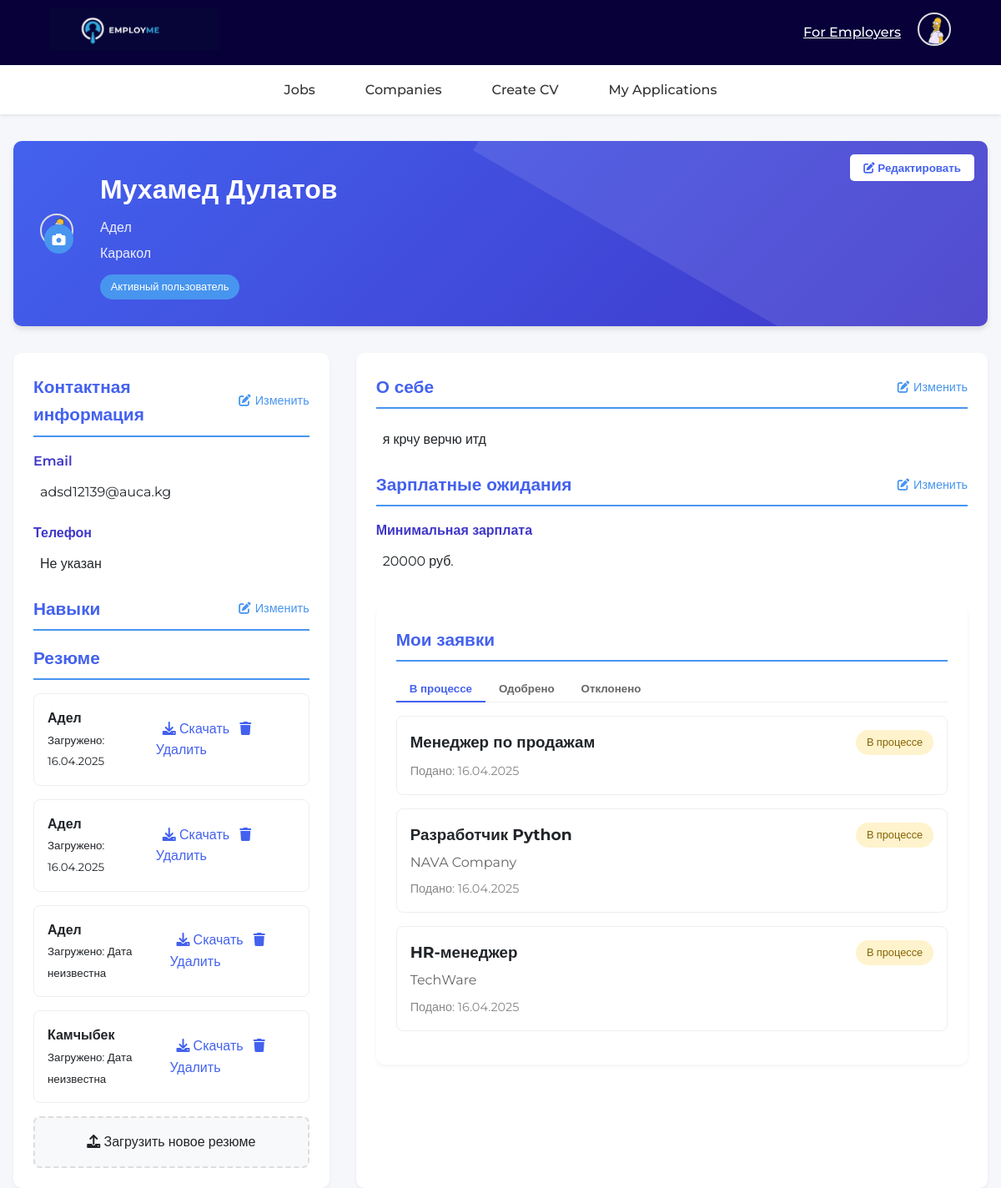
Screenshot of /profile (signed in) with the database file from the repository.
### app.py (models this page shows, shortened)
class User(UserMixin, db.Model):
    __tablename__ = 'users'
    id = db.Column(db.Integer, primary_key=True)
    first_name = db.Column(db.String(100))
    last_name = db.Column(db.String(100))
    email = db.Column(db.String(120))
    phone_code = db.Column(db.String(10))
    phone_number = db.Column(db.String(20))
    city = db.Column(db.String(100))
    min_salary = db.Column(db.Integer)
    currency = db.Column(db.String(10), default='руб.')
    payment_period = db.Column(db.String(50))
    desired_offer_title = db.Column(db.String(100))
    username = db.Column(db.String(80), unique=True)
    password = db.Column(db.String(256), nullable=False)
    reset_token = db.Column(db.String(100))
    avatar = db.Column(db.String(200))
    about = db.Column(db.Text)
    skills = db.Column(db.String(500))
    created_at = db.Column(db.DateTime, default=datetime.utcnow)
    resumes = db.relationship('Resume', back_populates='user', lazy=True)
    applications = db.relationship('Application', back_populates='applicant', lazy=True)
    job_offers = db.relationship('JobOffer', back_populates='author', lazy=True)
    posted_jobs = db.relationship('JobOffer', back_populates='user', lazy='dynamic')

class Resume(db.Model):
    __tablename__ = 'resumes'
    id = db.Column(db.Integer, primary_key=True)
    name = db.Column(db.String(100), nullable=False)
    last_name = db.Column(db.String(100), nullable=False)
    email = db.Column(db.String(120))
    phone_number = db.Column(db.String(20))
    resume_path = db.Column(db.String(200))
    portfolio_path = db.Column(db.String(200))
    cover_letter = db.Column(db.Text)
    created_at = db.Column(db.DateTime, default=datetime.utcnow, nullable=True)
    user_id = db.Column(db.Integer, db.ForeignKey('users.id'), nullable=False)
    user = db.relationship('User', back_populates='resumes')
    applications = db.relationship('Application', back_populates='resume', lazy=True)

class Application(db.Model):
    __tablename__ = 'applications'
    id = db.Column(db.Integer, primary_key=True)
    status = db.Column(db.String(20), default='under_review')
    message = db.Column(db.Text)
    created_at = db.Column(db.DateTime, default=datetime.utcnow)
    updated_at = db.Column(db.DateTime, onupdate=datetime.utcnow)
    user_id = db.Column(db.Integer, db.ForeignKey('users.id'), nullable=False)
    resume_id = db.Column(db.Integer, db.ForeignKey('resumes.id'), nullable=False)
    job_offer_id = db.Column(db.Integer, db.ForeignKey('job_offers.id'), nullable=False)
    applicant = db.relationship('User', back_populates='applications')
    resume = db.relationship('Resume', back_populates='applications')
    job_offer = db.relationship('JobOffer', back_populates='applications')  # This is correct

class JobOffer(db.Model):
    __tablename__ = 'job_offers'
    id = db.Column(db.Integer, primary_key=True)
    job_title = db.Column(db.String(100), nullable=False)
    location = db.Column(db.String(100), nullable=False)
    category = db.Column(db.String(100), nullable=False)
    job_type = db.Column(db.String(50), nullable=False)
    describe_position = db.Column(db.Text)
    unique_journey = db.Column(db.Text)
    employee_expectations = db.Column(db.Text)
    employee_contribution = db.Column(db.Text)
    team_description = db.Column(db.Text)
    interview_process = db.Column(db.Text)
    salary_range = db.Column(db.String(100))
    benefits = db.Column(db.Text)
    payment_frequency = db.Column(db.String(50))
    user_id = db.Column(db.Integer, db.ForeignKey('users.id'))  # внешний ключ
    user = db.relationship('User', back_populates='posted_jobs')  # это и есть нужное свойство
    company_id = db.Column(db.Integer, db.ForeignKey('companies.id'), nullable=False)
    company = db.relationship('Company', back_populates='job_offers')
    author = db.relationship('User', back_populates='job_offers')  # Changed from 'posted_jobs'
    applications = db.relationship('Application', back_populates='job_offer', lazy=True)

class Company(db.Model):
    __tablename__ = 'companies'
    id = db.Column(db.Integer, primary_key=True)
    name = db.Column(db.String(100), nullable=False)
    website = db.Column(db.String(200))
    about = db.Column(db.Text)
    photo = db.Column(db.String(200))
    size = db.Column(db.Integer)
    contact_info = db.Column(db.Text, nullable=False)
    document = db.Column(db.String(200))
    created_at = db.Column(db.DateTime, default=datetime.utcnow)
    username = db.Column(db.String(80), unique=True, nullable=False)
    password = db.Column(db.String(256), nullable=False)
    job_offers = db.relationship('JobOffer', back_populates='company', lazy=True)
    employees = db.relationship('CompanyEmployee', back_populates='company', lazy=True)

### app.py (the view)
@app.route('/profile')
@login_required
def profile():
    return render_template('profile.html')

### templates/profile.html (shortened to what this page needs)
    <!DOCTYPE html>
    <html lang="ru">
    <head>
        <link rel="stylesheet" href="https://cdnjs.cloudflare.com/ajax/libs/font-awesome/6.0.0-beta3/css/all.min.css">
    </head>
    <body>
        {% include "_header.html" %}
        <div class="profile-container">
            <div class="profile-header">
                <div class="avatar-container">
                    <label class="avatar-upload" title="Изменить аватар">
                        <i class="fas fa-camera"></i>
                    </label>
                </div>
                <div class="profile-info">
                    <h1 id="user-name">{{ current_user.first_name }} {{ current_user.last_name }}</h1>
                    <p id="user-title">{{ current_user.desired_offer_title or "Не указано" }}</p>
                    <p id="user-city">{{ current_user.city or "Город не указан" }}</p>
                    <span class="badge">Активный пользователь</span>
                </div>
                <button class="edit-btn" id="edit-profile-btn"><i class="fas fa-edit"></i> Редактировать</button>
            </div>
            <div class="profile-content">
                <div class="profile-sidebar">
                    <h2 class="section-title">
                        Контактная информация
                        <button class="edit-section-btn" data-section="contact">
                            <i class="fas fa-edit"></i> Изменить
                        </button>
                    </h2>
                    <div class="info-item">
                        <span class="info-label">Email</span>
                        <div class="info-value editable" data-field="email">{{ current_user.email or "Не указан" }}</div>
                    </div>
                    <div class="info-item">
                        <span class="info-label">Телефон</span>
                        <div class="info-value editable" data-field="phone">
                            {% if current_user.phone_code and current_user.phone_number %}
                                +{{ current_user.phone_code }} {{ current_user.phone_number }}
                            {% else %}
                                Не указан
                            {% endif %}
                        </div>
                    </div>
                    <h2 class="section-title">
                        Навыки
                        <button class="edit-section-btn" data-section="skills">
                            <i class="fas fa-edit"></i> Изменить
                        </button>
                    </h2>
                    <h2 class="section-title">Резюме</h2>
                    {% if current_user.resumes %}
                    {% for resume in current_user.resumes %}
                    <div class="resume-item">
                        <div>
                            <h4>{{ resume.name or "Резюме" }}</h4>
                            <small>Загружено: {{ resume.created_at.strftime('%d.%m.%Y') if resume.created_at else "Дата неизвестна" }}</small>
                        </div>
                        <div class="resume-actions">
                            <a href="{{ url_for('static', filename='uploads/' + resume.resume_path) }}" download>
                                <i class="fas fa-download"></i> Скачать
                            </a>
                            <a href="#" onclick="deleteResume({{ resume.id }})">
                                <i class="fas fa-trash"></i> Удалить
                            </a>
                        </div>
                    </div>
                    {% endfor %}
                    {% else %}
                    <p>У вас пока нет загруженных резюме</p>
                    {% endif %}
                    <label class="upload-resume-btn" for="resume-upload">
                        <i class="fas fa-upload"></i> Загрузить новое резюме
                    </label>
                </div>
                <div class="profile-main">
                    <h2 class="section-title">
                        О себе
                        <button class="edit-section-btn" data-section="about">
                            <i class="fas fa-edit"></i> Изменить
                        </button>
                    </h2>
                    <div class="info-item">
                        <div class="info-value editable" data-field="about" id="about-text">
                            {{ current_user.about or "Расскажите о себе, своих навыках и опыте работы. Это поможет работодателям лучше узнать вас." }}
                        </div>
                    </div>
                    <h2 class="section-title">
                        Зарплатные ожидания
                        <button class="edit-section-btn" data-section="salary">
                            <i class="fas fa-edit"></i> Изменить
                        </button>
                    </h2>
                    <div class="info-item">
                        <span class="info-label">Минимальная зарплата</span>
                        <div class="info-value editable" data-field="min_salary">
                            {% if current_user.min_salary %}
                                {{ current_user.min_salary }} {{ current_user.currency or 'руб.' }}
                            {% else %}
                                Не указана
                            {% endif %}
                        </div>
                    </div>
                    <div class="applications-section">
                        <h2 class="section-title">Мои заявки</h2>
                        <div class="application-tabs">
                            <button class="tab-btn active" data-tab="under_review">В процессе</button>
                            <button class="tab-btn" data-tab="accepted">Одобрено</button>
                            <button class="tab-btn" data-tab="rejected">Отклонено</button>
                        </div>
                        <div class="applications-container">
                            {% for status in ['under_review', 'accepted', 'rejected'] %}
                            <div class="application-list" id="{{ status }}-list"
                                style="display: {{ 'block' if status == 'under_review' else 'none' }}">
                                {% for app in current_user.applications if app.status == status %}
                                <div class="application-card {{ app.status }}">
                                    <h3>{{ app.job_offer.job_title }}</h3>
                                    <p class="company">{{ app.job_offer.company.name }}</p>
                                    <p class="date">Подано: {{ app.created_at.strftime('%d.%m.%Y') }}</p>
                                    <div class="status-badge {{ app.status }}">
                                        {{ 'В процессе' if app.status == 'under_review'
                                        else 'Одобрено' if app.status == 'accepted'
                                        else 'Отклонено' }}
                                    </div>
                                </div>
                                {% else %}
                                <p class="no-applications">Нет заявок</p>
                                {% endfor %}
                            </div>
                            {% endfor %}
                        </div>
                    </div>
                </div>
            </div>
        </div>
    </body>
    </html>

### templates/_header.html (shortened to what this page needs)
<!DOCTYPE html>
<html lang="en">
<head>
</head>
<body>
  <header>
    <div class="top-bar_header">
      <div class="logo">
        <a href="{{ url_for('home') }}"><img src="{{ url_for('static', filename='logo.png') }}" alt="Logo" style="height: 50px;"></a>
      </div>
      <div class="nav-right">
        <div class="nav-links">
          <a href="{{ url_for('company_login') }}" class="employers-link">For Employers</a>
          {% if current_user.is_authenticated %}
          <div class="user-dropdown">
            <img src="{{ url_for('static', filename='avatars/' + (current_user.avatar or 'default.jpg')) }}"
              alt="Avatar"
              class="avatar">
          </div>
          {% else %}
          <span class="divider"></span>
          <a href="{{ url_for('login') }}" class="nav-button login-button">Login</a>
          <a href="{{ url_for('register') }}" class="nav-button signup-button">Sign Up</a>
          {% endif %}
        </div>
      </div>
    </div>
    <nav class="main-nav">
      <a href="{{ url_for('search_jobs_route') }}">Jobs</a>
      <a href="{{ url_for('company_profiles') }}">Companies</a>
      <a href="{{ url_for('resume') }}">Create CV</a>
      {% if current_user.is_authenticated %}
        <a href="{{ url_for('profile') }}">My Applications</a>
      {% endif %}
    </nav>
  </header>
</body>
</html>

### rows the page displays
User: avatar (picture), first_name "Мухамед", last_name "Дулатов", desired_offer_title "Адел", city "Каракол", email "adsd12139@auca.kg", about "я крчу верчю итд", min_salary "20000", currency "руб."
Resume: name "Адел", created_at "16.04.2025"
Resume: name "Адел", created_at "16.04.2025"
Resume: name "Адел", created_at "Дата неизвестна"
Resume: name "Камчыбек", created_at "Дата неизвестна"
Application: job_offer.job_title "Менеджер по продажам", created_at "16.04.2025", status "В процессе"
Application: job_offer.job_title "Разработчик Python", job_offer.company.name "NAVA Company", created_at "16.04.2025", status "В процессе"
Application: job_offer.job_title "HR-менеджер", job_offer.company.name "TechWare", created_at "16.04.2025", status "В процессе"
